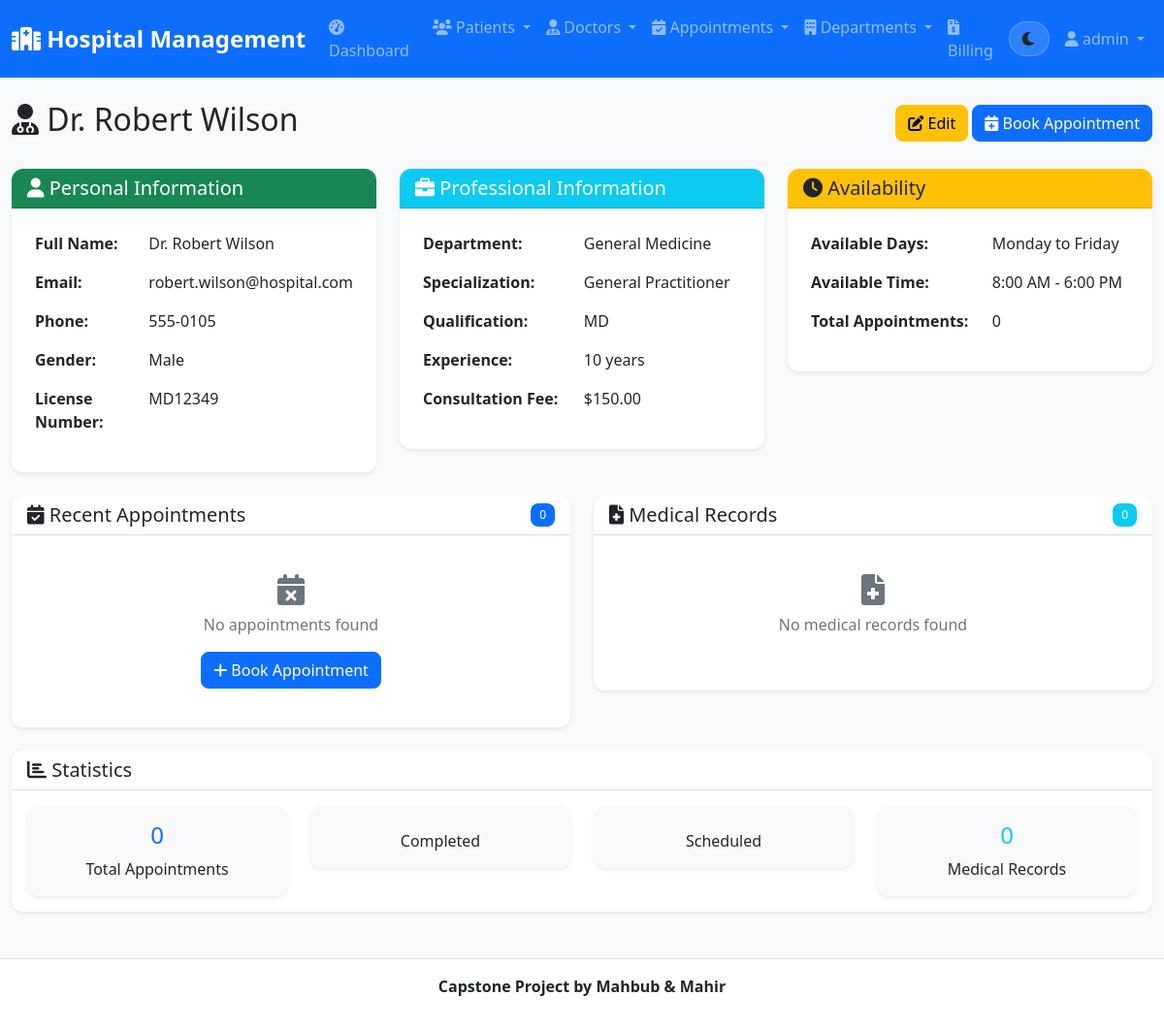
Before: /doctors/5/ (signed in) with the older database file.
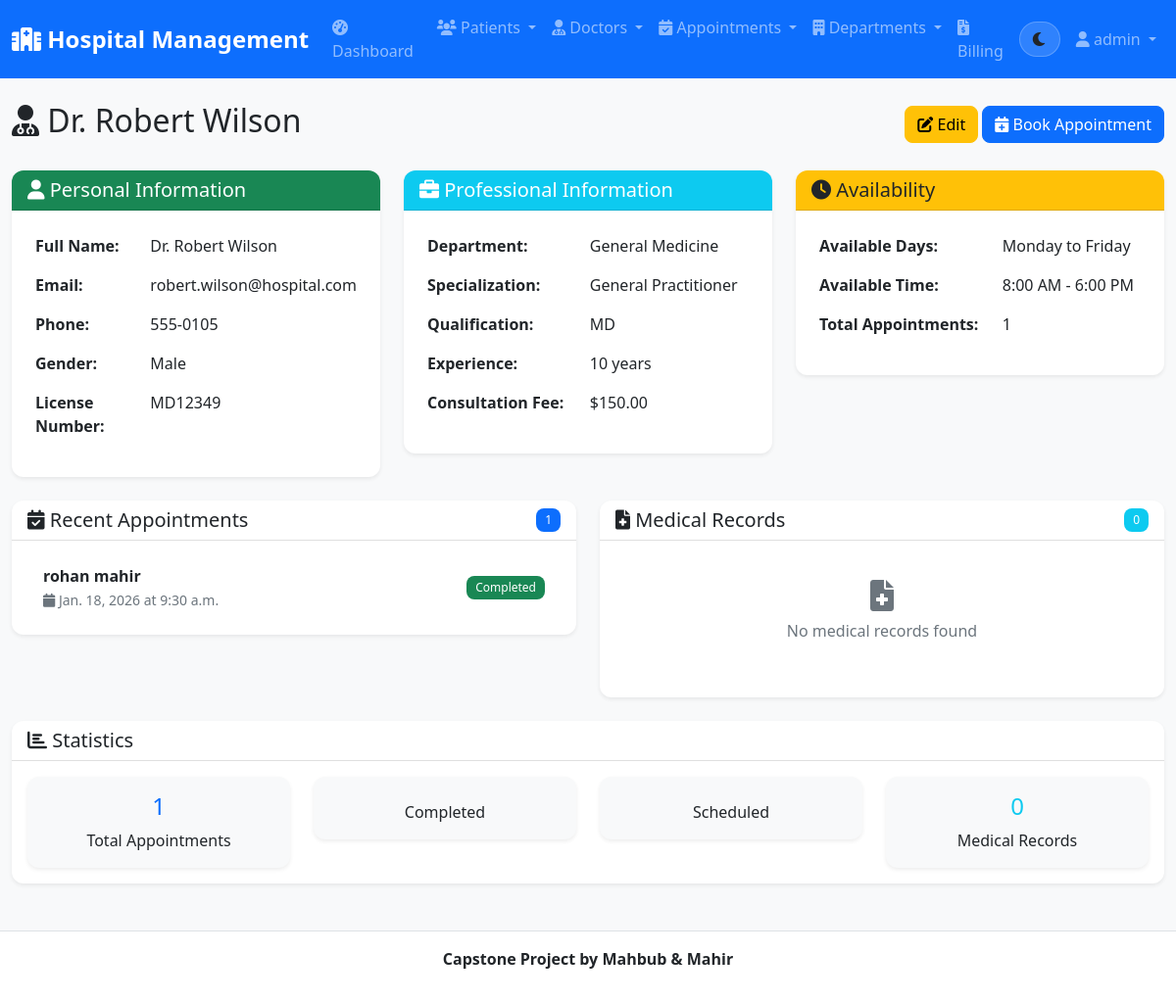
After: the same page with the newer database file.
### hospital_app/models.py (models this page shows, shortened)
class Appointment(models.Model):
    STATUS_CHOICES = [
        ('scheduled', 'Scheduled'),
        ('completed', 'Completed'),
        ('cancelled', 'Cancelled'),
        ('no_show', 'No Show'),
    ]
    patient = models.ForeignKey(Patient, on_delete=models.CASCADE, related_name='appointments')
    doctor = models.ForeignKey(Doctor, on_delete=models.CASCADE, related_name='appointments')
    date = models.DateField()
    time = models.TimeField()
    status = models.CharField(max_length=20, choices=STATUS_CHOICES, default='scheduled')
    symptoms = models.TextField(blank=True)
    notes = models.TextField(blank=True)
    created_at = models.DateTimeField(auto_now_add=True)
    updated_at = models.DateTimeField(auto_now=True)

class Patient(models.Model):
    GENDER_CHOICES = [
        ('M', 'Male'),
        ('F', 'Female'),
        ('O', 'Other'),
    ]
    BLOOD_TYPE_CHOICES = [
        ('A+', 'A+'),
        ('A-', 'A-'),
        ('B+', 'B+'),
        ('B-', 'B-'),
        ('AB+', 'AB+'),
        ('AB-', 'AB-'),
        ('O+', 'O+'),
        ('O-', 'O-'),
    ]
    first_name = models.CharField(max_length=50)
    last_name = models.CharField(max_length=50)
    email = models.EmailField(unique=True)
    phone = models.CharField(max_length=20)
    date_of_birth = models.DateField()
    gender = models.CharField(max_length=1, choices=GENDER_CHOICES)
    blood_type = models.CharField(max_length=3, choices=BLOOD_TYPE_CHOICES)
    address = models.TextField()
    emergency_contact = models.CharField(max_length=100)
    emergency_phone = models.CharField(max_length=20)
    medical_history = models.TextField(blank=True)
    allergies = models.TextField(blank=True)
    created_at = models.DateTimeField(auto_now_add=True)
    updated_at = models.DateTimeField(auto_now=True)
    @property
    def full_name(self):
        return f"{self.first_name} {self.last_name}"

### hospital_app/views.py (the view)
# urls.py: path('doctors/<int:pk>/', views.doctor_detail, name='doctor_detail'),
@login_required
def doctor_detail(request, pk):
    doctor = get_object_or_404(Doctor, pk=pk)
    appointments = doctor.appointments.all().order_by('-date', '-time')
    medical_records = doctor.medical_records.all().order_by('-created_at')
    context = {
        'doctor': doctor,
        'appointments': appointments,
        'medical_records': medical_records,
    }
    return render(request, 'hospital/doctor_detail.html', context)

### hospital_app/models.py (called while the page is built)
    @property
    def full_name(self):
        return f"Dr. {self.first_name} {self.last_name}"

### hospital/templates/hospital/doctor_detail.html (shortened to what the changed rows need)
{% extends 'base.html' %}
{% block content %}
<div class="d-flex justify-content-between align-items-center mb-4">
    <h2><i class="fas fa-user-md"></i> {{ doctor.full_name }}</h2>
</div>
<div class="row">
    <div class="col-md-4">
        <div class="card">
            <div class="card-body">
                <table class="table table-borderless">
                    <tr>
                        <td><strong>Total Appointments:</strong></td>
                        <td>{{ appointments.count }}</td>
                    </tr>
                </table>
            </div>
        </div>
    </div>
</div>
<div class="row mt-4">
    <div class="col-md-6">
        <div class="card">
            <div class="card-header d-flex justify-content-between align-items-center">
                <h5 class="mb-0">
                    <i class="fas fa-calendar-check"></i> Recent Appointments
                </h5>
                <span class="badge bg-primary">{{ appointments.count }}</span>
            </div>
            <div class="card-body">
                {% if appointments %}
                <div class="list-group list-group-flush">
                    {% for appointment in appointments|slice:":5" %}
                    <div class="list-group-item">
                        <div class="d-flex justify-content-between align-items-center">
                            <div>
                                <strong>{{ appointment.patient.full_name }}</strong>
                                <br>
                                <small class="text-muted">
                                    <i class="fas fa-calendar"></i> {{ appointment.date }} at {{ appointment.time }}
                                </small>
                            </div>
                            <span class="badge bg-{{ appointment.status|yesno:'success,warning,danger,secondary' }}">
                                {{ appointment.get_status_display }}
                            </span>
                        </div>
                    </div>
                    {% endfor %}
                </div>
                {% else %}
                <div class="text-center py-4">
                    <i class="fas fa-calendar-times fa-2x text-muted mb-2"></i>
                    <p class="text-muted">No appointments found</p>
                    <a href="{% url 'appointment_create' %}?doctor={{ doctor.pk }}" class="btn btn-primary">
                        <i class="fas fa-plus"></i> Book Appointment
                    </a>
                </div>
                {% endif %}
            </div>
        </div>
    </div>
</div>
<div class="row mt-4">
    <div class="col-12">
        <div class="card">
            <div class="card-body">
                <div class="row text-center">
                    <div class="col-md-3">
                        <div class="card bg-light">
                            <div class="card-body">
                                <h4 class="text-primary">{{ appointments.count }}</h4>
                                <p class="mb-0">Total Appointments</p>
                            </div>
                        </div>
                    </div>
                </div>
            </div>
        </div>
    </div>
</div>
{% endblock %}

Changed rows visible on the page:
added Appointment: patient.full_name "rohan mahir", date "Jan. 18, 2026", time "9:30 a.m.", status "Completed"
Other visible differences:
{{ appointments.count }}: "0" → "1"
text no longer shown: "No appointments found Book Appointment"
